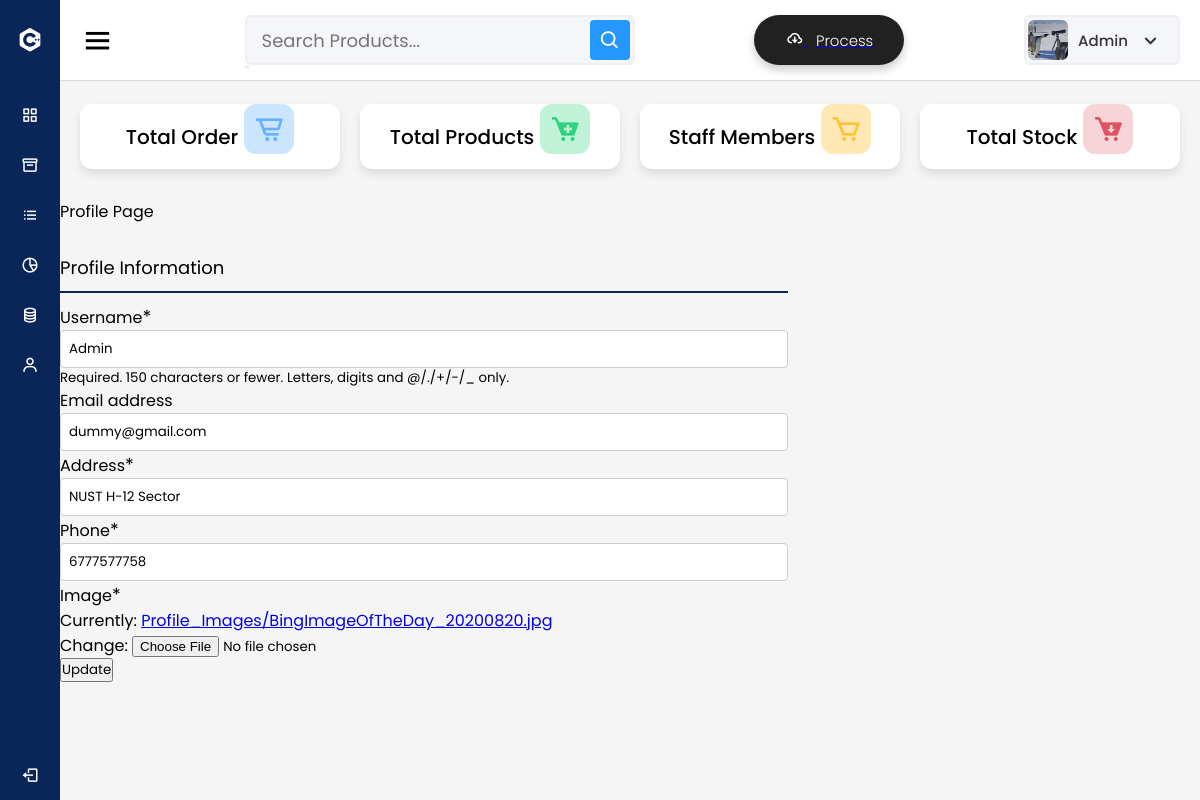
/profile/update/ (signed in), run on an earlier commit of the app's database.
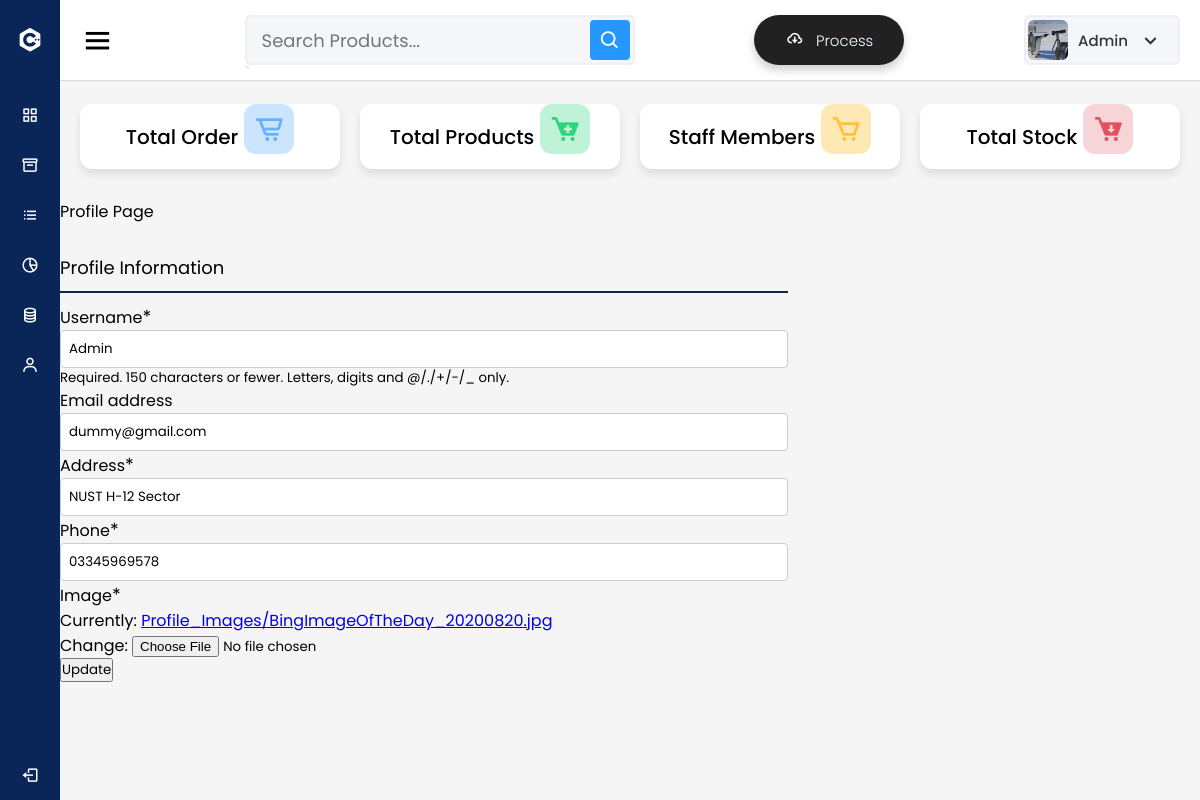
And on a later commit of the database.
### user/models.py (models this page shows, shortened)
class profile(models.Model):
    staff = models.OneToOneField(User, on_delete=models.CASCADE, null=True)
    address = models.CharField( max_length=100)
    phone = models.CharField( max_length=50, null= True)
    image = models.ImageField(default= 'avatar.jfif', upload_to= 'Profile_Images')

### user/views.py (the view)
# urls.py: path('profile/update/', user_view.profile_update, name='user-profile-update'),
def profile_update(request):
    if request.method == 'POST':
        user_form = UserUpdateForm(request.POST, instance= request.user)
        profile_form = ProfileUpdateForm(request.POST,  request.FILES, instance= request.user.profile)
        if user_form.is_valid() and profile_form.is_valid():
            user_form.save()
            profile_form.save()
            return redirect('user-profile')
    else:
        user_form = UserUpdateForm( instance= request.user)
        profile_form = ProfileUpdateForm(instance= request.user.profile)
    context = {
        'user_form':user_form,
        'profile_form':profile_form
    }
    return render(request, 'user/profile_update.html', context)

### user/forms.py
class UserUpdateForm(forms.ModelForm):
    class Meta:
        model = User
        fields= ['username','email']

class ProfileUpdateForm(forms.ModelForm):
    class Meta:
        model = profile
        fields= ['address', 'phone','image']

### templates/user/profile_update.html (shortened to what this page needs)
{% extends 'partials/base.html' %}
{% load crispy_forms_tags %}
{% block content %}
<div class="container">
    <div class="row my-4">
        <div class="col-md-8">
            <div class="card">
                <div class="card-header bg-info text-white">
                    Profile Page
                </div>
                <div class="card-body">
                    <div class="row">
                        <div class="col-md-8">
                            <span class="h4"> Profile Information</span>
                            <hr>
                            <form method= "POST" enctype = 'multipart/form-data'>
                                {{user_form|crispy}}
                                {{profile_form|crispy}}
                                <input class = "btn btn-info" type="submit" value = "Update">
                            </form>
                        </div>
                    </div>
                </div>
            </div>
        </div>
    </div>
</div>
{% endblock %}

What changed in the data, as far as the page shows it:
changed profile "NUST H-12 Sector": phone "6777577758" → "03345969578"
